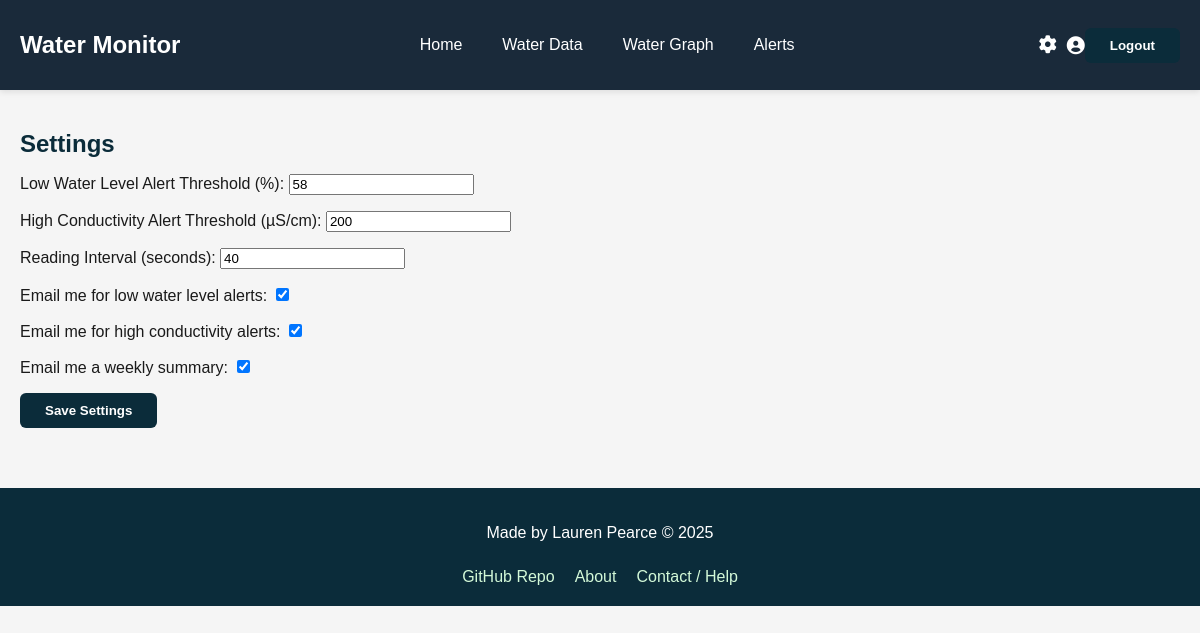
Before: /monitor/settings/ (signed in) with the older database file.
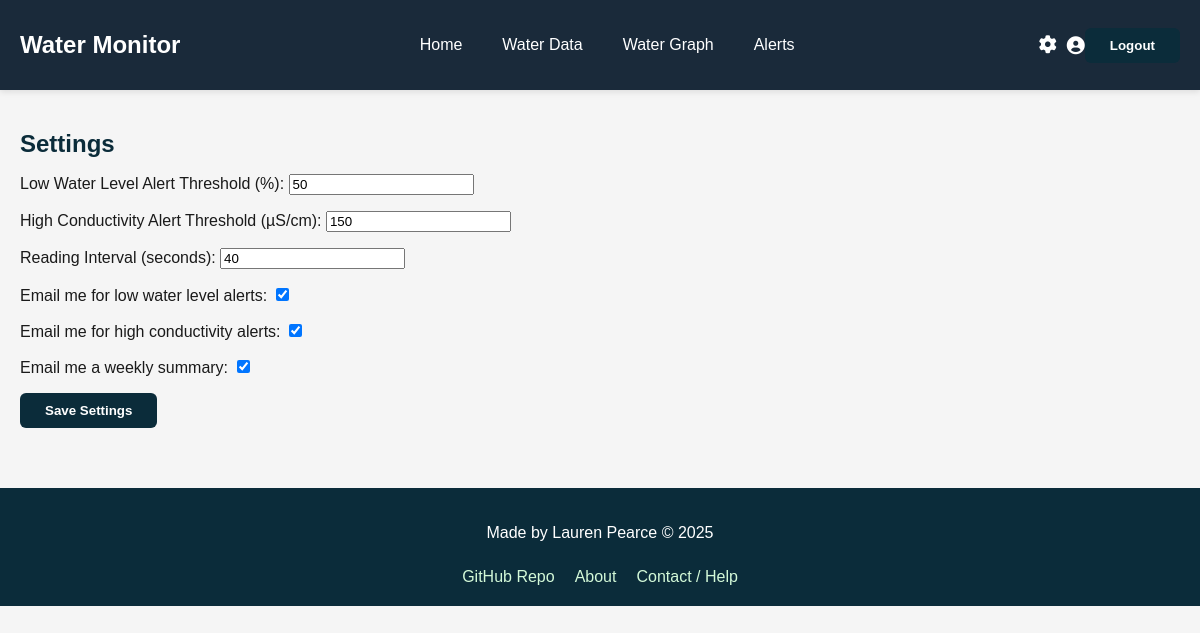
After: the same page with the newer database file.
### monitor/models.py (models this page shows, shortened)
class UserSettings(models.Model):
    user = models.OneToOneField(User, on_delete=models.CASCADE)
    low_water_threshold = models.IntegerField(default=20)
    high_conductivity_threshold = models.IntegerField(default=200)
    reading_interval_seconds = models.IntegerField(default=30)
    notify_low_water = models.BooleanField(default=False)
    notify_high_conductivity = models.BooleanField(default=False)
    notify_weekly_summary = models.BooleanField(default=False)

### monitor/views.py (the view)
# urls.py: path('settings/', views.settings_view, name='settings'),
@login_required
def settings_view(request):
    settings, created = UserSettings.objects.get_or_create(user=request.user)
    if request.method == 'POST':
        form = UserSettingsForm(request.POST, instance=settings)
        if form.is_valid():
            form.save()
            messages.success(request, "Settings updated successfully.")
            return redirect('settings')
    else:
        form = UserSettingsForm(instance=settings)
    return render(request, 'monitor/settings.html', {'form': form})

### monitor/forms.py
class UserSettingsForm(forms.ModelForm):
    class Meta:
        model = UserSettings
        fields = [
            'low_water_threshold',
            'high_conductivity_threshold',
            'reading_interval_seconds',
            'notify_low_water',
            'notify_high_conductivity',
            'notify_weekly_summary'
        ]
        labels = {
            'low_water_threshold': 'Low Water Level Alert Threshold (%)',
            'high_conductivity_threshold': 'High Conductivity Alert Threshold (µS/cm)',
            'reading_interval_seconds': 'Reading Interval (seconds)',
            'notify_low_water': 'Email me for low water level alerts',
            'notify_high_conductivity': 'Email me for high conductivity alerts',
            'notify_weekly_summary': 'Email me a weekly summary',
        }

### monitor/templates/monitor/settings.html (shortened to what this page needs)
{% extends 'base.html' %}
{% block content %}
<h2>Settings</h2>
<form method="POST">
    {{ form.as_p }}
    <button type="submit">Save Settings</button>
</form>
{% endblock %}

Changed rows visible on the page:
changed UserSettings: low_water_threshold "58" → "50"; high_conductivity_threshold "200" → "150"
